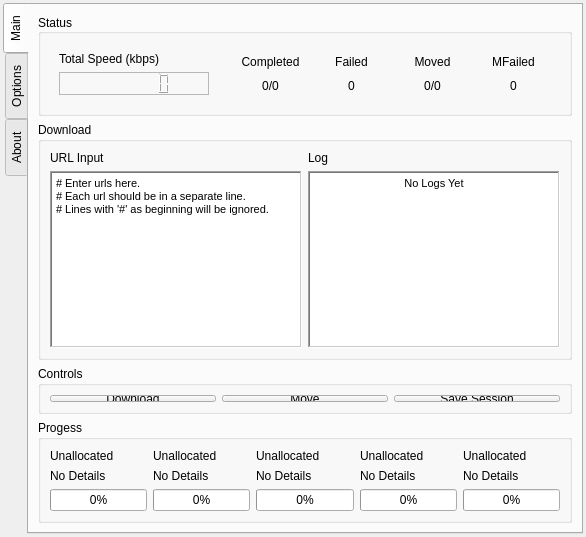
<?xml version="1.0" encoding="UTF-8"?>
<ui version="4.0">
 <class>DownloaderGUI</class>
 <widget class="QWidget" name="DownloaderGUI">
  <property name="geometry">
   <rect>
    <x>0</x>
    <y>0</y>
    <width>586</width>
    <height>537</height>
   </rect>
  </property>
  <property name="windowTitle">
   <string>Youtube Downloader | by T90</string>
  </property>
  <property name="autoFillBackground">
   <bool>false</bool>
  </property>
  <property name="styleSheet">
   <string notr="true"/>
  </property>
  <layout class="QHBoxLayout" name="horizontalLayout_8">
   <property name="spacing">
    <number>0</number>
   </property>
   <property name="leftMargin">
    <number>3</number>
   </property>
   <property name="topMargin">
    <number>3</number>
   </property>
   <property name="rightMargin">
    <number>3</number>
   </property>
   <property name="bottomMargin">
    <number>3</number>
   </property>
   <item>
    <widget class="QTabWidget" name="tabs">
     <property name="layoutDirection">
      <enum>Qt::LeftToRight</enum>
     </property>
     <property name="autoFillBackground">
      <bool>true</bool>
     </property>
     <property name="tabPosition">
      <enum>QTabWidget::West</enum>
     </property>
     <property name="tabShape">
      <enum>QTabWidget::Rounded</enum>
     </property>
     <property name="currentIndex">
      <number>0</number>
     </property>
     <property name="elideMode">
      <enum>Qt::ElideLeft</enum>
     </property>
     <property name="documentMode">
      <bool>false</bool>
     </property>
     <property name="tabsClosable">
      <bool>false</bool>
     </property>
     <widget class="QWidget" name="dtab">
      <attribute name="title">
       <string>Main</string>
      </attribute>
      <attribute name="toolTip">
       <string>Main Downloader</string>
      </attribute>
      <layout class="QVBoxLayout" name="verticalLayout_2">
       <item>
        <widget class="QGroupBox" name="statusbox">
         <property name="minimumSize">
          <size>
           <width>0</width>
           <height>30</height>
          </size>
         </property>
         <property name="title">
          <string>Status</string>
         </property>
         <property name="alignment">
          <set>Qt::AlignLeading|Qt::AlignLeft|Qt::AlignVCenter</set>
         </property>
         <property name="flat">
          <bool>false</bool>
         </property>
         <layout class="QHBoxLayout" name="horizontalLayout_5">
          <item>
           <widget class="QWidget" name="widget" native="true">
            <property name="sizePolicy">
             <sizepolicy hsizetype="Preferred" vsizetype="Preferred">
              <horstretch>1</horstretch>
              <verstretch>0</verstretch>
             </sizepolicy>
            </property>
            <property name="cursor">
             <cursorShape>ForbiddenCursor</cursorShape>
            </property>
            <layout class="QVBoxLayout" name="verticalLayout">
             <item>
              <widget class="QLabel" name="label_11">
               <property name="sizePolicy">
                <sizepolicy hsizetype="Preferred" vsizetype="Preferred">
                 <horstretch>0</horstretch>
                 <verstretch>1</verstretch>
                </sizepolicy>
               </property>
               <property name="text">
                <string>Total Speed (kbps)</string>
               </property>
              </widget>
             </item>
             <item>
              <widget class="QLCDNumber" name="speed">
               <property name="sizePolicy">
                <sizepolicy hsizetype="Preferred" vsizetype="Preferred">
                 <horstretch>0</horstretch>
                 <verstretch>3</verstretch>
                </sizepolicy>
               </property>
               <property name="frameShape">
                <enum>QFrame::StyledPanel</enum>
               </property>
               <property name="frameShadow">
                <enum>QFrame::Sunken</enum>
               </property>
               <property name="smallDecimalPoint">
                <bool>false</bool>
               </property>
               <property name="digitCount">
                <number>7</number>
               </property>
               <property name="segmentStyle">
                <enum>QLCDNumber::Filled</enum>
               </property>
               <property name="value" stdset="0">
                <double>0.000000000000000</double>
               </property>
               <property name="intValue" stdset="0">
                <number>0</number>
               </property>
              </widget>
             </item>
            </layout>
           </widget>
          </item>
          <item>
           <widget class="QWidget" name="widget_2" native="true">
            <property name="sizePolicy">
             <sizepolicy hsizetype="Preferred" vsizetype="Preferred">
              <horstretch>2</horstretch>
              <verstretch>0</verstretch>
             </sizepolicy>
            </property>
            <layout class="QGridLayout" name="gridLayout_3">
             <item row="0" column="0">
              <widget class="QLabel" name="label_7">
               <property name="text">
                <string>Completed</string>
               </property>
               <property name="alignment">
                <set>Qt::AlignCenter</set>
               </property>
               <property name="wordWrap">
                <bool>true</bool>
               </property>
              </widget>
             </item>
             <item row="0" column="1">
              <widget class="QLabel" name="label_8">
               <property name="text">
                <string>Failed</string>
               </property>
               <property name="alignment">
                <set>Qt::AlignCenter</set>
               </property>
               <property name="wordWrap">
                <bool>true</bool>
               </property>
              </widget>
             </item>
             <item row="0" column="2">
              <widget class="QLabel" name="label_9">
               <property name="text">
                <string>Moved</string>
               </property>
               <property name="alignment">
                <set>Qt::AlignCenter</set>
               </property>
               <property name="wordWrap">
                <bool>true</bool>
               </property>
              </widget>
             </item>
             <item row="0" column="3">
              <widget class="QLabel" name="label_10">
               <property name="text">
                <string>MFailed</string>
               </property>
               <property name="alignment">
                <set>Qt::AlignCenter</set>
               </property>
               <property name="wordWrap">
                <bool>true</bool>
               </property>
              </widget>
             </item>
             <item row="1" column="0">
              <widget class="QLabel" name="dcom">
               <property name="text">
                <string>0/0</string>
               </property>
               <property name="alignment">
                <set>Qt::AlignCenter</set>
               </property>
              </widget>
             </item>
             <item row="1" column="1">
              <widget class="QLabel" name="dfail">
               <property name="text">
                <string>0</string>
               </property>
               <property name="alignment">
                <set>Qt::AlignCenter</set>
               </property>
              </widget>
             </item>
             <item row="1" column="2">
              <widget class="QLabel" name="mcom">
               <property name="text">
                <string>0/0</string>
               </property>
               <property name="alignment">
                <set>Qt::AlignCenter</set>
               </property>
              </widget>
             </item>
             <item row="1" column="3">
              <widget class="QLabel" name="mfail">
               <property name="text">
                <string>0</string>
               </property>
               <property name="alignment">
                <set>Qt::AlignCenter</set>
               </property>
              </widget>
             </item>
            </layout>
           </widget>
          </item>
         </layout>
        </widget>
       </item>
       <item>
        <widget class="QGroupBox" name="io">
         <property name="title">
          <string>Download</string>
         </property>
         <property name="flat">
          <bool>false</bool>
         </property>
         <layout class="QVBoxLayout" name="verticalLayout_4">
          <item>
           <layout class="QHBoxLayout" name="horizontalLayout">
            <item>
             <widget class="QLabel" name="label_6">
              <property name="text">
               <string>URL Input</string>
              </property>
             </widget>
            </item>
            <item>
             <widget class="QLabel" name="label_5">
              <property name="text">
               <string>Log</string>
              </property>
             </widget>
            </item>
           </layout>
          </item>
          <item>
           <layout class="QHBoxLayout" name="horizontalLayout_3">
            <item>
             <widget class="QTextEdit" name="urlbox">
              <property name="cursor" stdset="0">
               <cursorShape>IBeamCursor</cursorShape>
              </property>
              <property name="frameShape">
               <enum>QFrame::WinPanel</enum>
              </property>
              <property name="frameShadow">
               <enum>QFrame::Sunken</enum>
              </property>
              <property name="tabChangesFocus">
               <bool>true</bool>
              </property>
              <property name="html">
               <string>&lt;!DOCTYPE HTML PUBLIC &quot;-//W3C//DTD HTML 4.0//EN&quot; &quot;http://www.w3.org/TR/REC-html40/strict.dtd&quot;&gt;
&lt;html&gt;&lt;head&gt;&lt;meta name=&quot;qrichtext&quot; content=&quot;1&quot; /&gt;&lt;style type=&quot;text/css&quot;&gt;
p, li { white-space: pre-wrap; }
&lt;/style&gt;&lt;/head&gt;&lt;body style=&quot; font-family:'MS Shell Dlg 2'; font-size:8.25pt; font-weight:400; font-style:normal;&quot;&gt;
&lt;p style=&quot; margin-top:0px; margin-bottom:0px; margin-left:0px; margin-right:0px; -qt-block-indent:0; text-indent:0px;&quot;&gt;&lt;span style=&quot; font-size:8pt;&quot;&gt;# Enter urls here. &lt;/span&gt;&lt;/p&gt;
&lt;p style=&quot; margin-top:0px; margin-bottom:0px; margin-left:0px; margin-right:0px; -qt-block-indent:0; text-indent:0px;&quot;&gt;&lt;span style=&quot; font-size:8pt;&quot;&gt;# Each url should be in a separate line.&lt;/span&gt;&lt;/p&gt;
&lt;p style=&quot; margin-top:0px; margin-bottom:0px; margin-left:0px; margin-right:0px; -qt-block-indent:0; text-indent:0px;&quot;&gt;&lt;span style=&quot; font-size:8pt;&quot;&gt;# Lines with '#' as beginning will be ignored.&lt;/span&gt;&lt;/p&gt;
&lt;p style=&quot;-qt-paragraph-type:empty; margin-top:0px; margin-bottom:0px; margin-left:0px; margin-right:0px; -qt-block-indent:0; text-indent:0px; font-size:8pt;&quot;&gt;&lt;br /&gt;&lt;/p&gt;
&lt;p style=&quot;-qt-paragraph-type:empty; margin-top:0px; margin-bottom:0px; margin-left:0px; margin-right:0px; -qt-block-indent:0; text-indent:0px; font-size:8pt;&quot;&gt;&lt;br /&gt;&lt;/p&gt;&lt;/body&gt;&lt;/html&gt;</string>
              </property>
              <property name="textInteractionFlags">
               <set>Qt::LinksAccessibleByKeyboard|Qt::LinksAccessibleByMouse|Qt::TextBrowserInteraction|Qt::TextEditable|Qt::TextEditorInteraction|Qt::TextSelectableByKeyboard|Qt::TextSelectableByMouse</set>
              </property>
             </widget>
            </item>
            <item>
             <widget class="QTextEdit" name="logbox">
              <property name="font">
               <font>
                <family>Arial</family>
                <pointsize>8</pointsize>
                <italic>true</italic>
               </font>
              </property>
              <property name="cursor" stdset="0">
               <cursorShape>BusyCursor</cursorShape>
              </property>
              <property name="frameShape">
               <enum>QFrame::WinPanel</enum>
              </property>
              <property name="frameShadow">
               <enum>QFrame::Sunken</enum>
              </property>
              <property name="readOnly">
               <bool>true</bool>
              </property>
              <property name="html">
               <string>&lt;!DOCTYPE HTML PUBLIC &quot;-//W3C//DTD HTML 4.0//EN&quot; &quot;http://www.w3.org/TR/REC-html40/strict.dtd&quot;&gt;
&lt;html&gt;&lt;head&gt;&lt;meta name=&quot;qrichtext&quot; content=&quot;1&quot; /&gt;&lt;style type=&quot;text/css&quot;&gt;
p, li { white-space: pre-wrap; }
&lt;/style&gt;&lt;/head&gt;&lt;body style=&quot; font-family:'Arial'; font-size:8pt; font-weight:400; font-style:italic;&quot;&gt;
&lt;p align=&quot;center&quot; style=&quot; margin-top:0px; margin-bottom:0px; margin-left:0px; margin-right:0px; -qt-block-indent:0; text-indent:0px;&quot;&gt;&lt;span style=&quot; font-style:normal;&quot;&gt;No Logs Yet&lt;/span&gt;&lt;/p&gt;&lt;/body&gt;&lt;/html&gt;</string>
              </property>
             </widget>
            </item>
           </layout>
          </item>
         </layout>
        </widget>
       </item>
       <item>
        <widget class="QGroupBox" name="buttons">
         <property name="minimumSize">
          <size>
           <width>0</width>
           <height>30</height>
          </size>
         </property>
         <property name="title">
          <string>Controls</string>
         </property>
         <property name="flat">
          <bool>false</bool>
         </property>
         <layout class="QHBoxLayout" name="horizontalLayout_6">
          <item>
           <widget class="QPushButton" name="downbtn">
            <property name="cursor">
             <cursorShape>PointingHandCursor</cursorShape>
            </property>
            <property name="text">
             <string>Download</string>
            </property>
            <property name="checkable">
             <bool>true</bool>
            </property>
            <property name="default">
             <bool>false</bool>
            </property>
            <property name="flat">
             <bool>false</bool>
            </property>
           </widget>
          </item>
          <item>
           <widget class="QPushButton" name="movebtn">
            <property name="cursor">
             <cursorShape>PointingHandCursor</cursorShape>
            </property>
            <property name="text">
             <string>Move</string>
            </property>
            <property name="checkable">
             <bool>true</bool>
            </property>
            <property name="default">
             <bool>false</bool>
            </property>
            <property name="flat">
             <bool>false</bool>
            </property>
           </widget>
          </item>
          <item>
           <widget class="QPushButton" name="session">
            <property name="cursor">
             <cursorShape>PointingHandCursor</cursorShape>
            </property>
            <property name="text">
             <string>Save Session</string>
            </property>
            <property name="default">
             <bool>false</bool>
            </property>
            <property name="flat">
             <bool>false</bool>
            </property>
           </widget>
          </item>
         </layout>
         <zorder>session</zorder>
         <zorder>movebtn</zorder>
         <zorder>downbtn</zorder>
        </widget>
       </item>
       <item>
        <widget class="QGroupBox" name="progress">
         <property name="title">
          <string>Progess</string>
         </property>
         <layout class="QGridLayout" name="gridLayout">
          <item row="2" column="1">
           <widget class="QProgressBar" name="p2">
            <property name="value">
             <number>0</number>
            </property>
            <property name="alignment">
             <set>Qt::AlignCenter</set>
            </property>
            <property name="orientation">
             <enum>Qt::Horizontal</enum>
            </property>
            <property name="invertedAppearance">
             <bool>false</bool>
            </property>
            <property name="textDirection">
             <enum>QProgressBar::TopToBottom</enum>
            </property>
            <property name="format">
             <string>%p%</string>
            </property>
           </widget>
          </item>
          <item row="2" column="3">
           <widget class="QProgressBar" name="p4">
            <property name="value">
             <number>0</number>
            </property>
            <property name="alignment">
             <set>Qt::AlignCenter</set>
            </property>
            <property name="orientation">
             <enum>Qt::Horizontal</enum>
            </property>
            <property name="invertedAppearance">
             <bool>false</bool>
            </property>
            <property name="textDirection">
             <enum>QProgressBar::TopToBottom</enum>
            </property>
            <property name="format">
             <string>%p%</string>
            </property>
           </widget>
          </item>
          <item row="2" column="4">
           <widget class="QProgressBar" name="p5">
            <property name="value">
             <number>0</number>
            </property>
            <property name="alignment">
             <set>Qt::AlignCenter</set>
            </property>
            <property name="orientation">
             <enum>Qt::Horizontal</enum>
            </property>
            <property name="invertedAppearance">
             <bool>false</bool>
            </property>
            <property name="textDirection">
             <enum>QProgressBar::TopToBottom</enum>
            </property>
            <property name="format">
             <string>%p%</string>
            </property>
           </widget>
          </item>
          <item row="2" column="0">
           <widget class="QProgressBar" name="p1">
            <property name="value">
             <number>0</number>
            </property>
            <property name="alignment">
             <set>Qt::AlignCenter</set>
            </property>
            <property name="orientation">
             <enum>Qt::Horizontal</enum>
            </property>
            <property name="invertedAppearance">
             <bool>false</bool>
            </property>
            <property name="textDirection">
             <enum>QProgressBar::TopToBottom</enum>
            </property>
            <property name="format">
             <string>%p%</string>
            </property>
           </widget>
          </item>
          <item row="2" column="2">
           <widget class="QProgressBar" name="p3">
            <property name="value">
             <number>0</number>
            </property>
            <property name="alignment">
             <set>Qt::AlignCenter</set>
            </property>
            <property name="orientation">
             <enum>Qt::Horizontal</enum>
            </property>
            <property name="invertedAppearance">
             <bool>false</bool>
            </property>
            <property name="textDirection">
             <enum>QProgressBar::TopToBottom</enum>
            </property>
            <property name="format">
             <string>%p%</string>
            </property>
           </widget>
          </item>
          <item row="0" column="0">
           <widget class="QLabel" name="p1l">
            <property name="text">
             <string>Unallocated</string>
            </property>
           </widget>
          </item>
          <item row="0" column="1">
           <widget class="QLabel" name="p2l">
            <property name="text">
             <string>Unallocated</string>
            </property>
           </widget>
          </item>
          <item row="0" column="2">
           <widget class="QLabel" name="p3l">
            <property name="text">
             <string>Unallocated</string>
            </property>
           </widget>
          </item>
          <item row="0" column="3">
           <widget class="QLabel" name="p4l">
            <property name="text">
             <string>Unallocated</string>
            </property>
           </widget>
          </item>
          <item row="0" column="4">
           <widget class="QLabel" name="p5l">
            <property name="text">
             <string>Unallocated</string>
            </property>
           </widget>
          </item>
          <item row="1" column="0">
           <widget class="QLabel" name="p1d">
            <property name="text">
             <string>No Details</string>
            </property>
           </widget>
          </item>
          <item row="1" column="1">
           <widget class="QLabel" name="p2d">
            <property name="text">
             <string>No Details</string>
            </property>
           </widget>
          </item>
          <item row="1" column="2">
           <widget class="QLabel" name="p3d">
            <property name="text">
             <string>No Details</string>
            </property>
           </widget>
          </item>
          <item row="1" column="3">
           <widget class="QLabel" name="p4d">
            <property name="text">
             <string>No Details</string>
            </property>
           </widget>
          </item>
          <item row="1" column="4">
           <widget class="QLabel" name="p5d">
            <property name="text">
             <string>No Details</string>
            </property>
           </widget>
          </item>
         </layout>
        </widget>
       </item>
      </layout>
     </widget>
     <widget class="QWidget" name="otab">
      <attribute name="title">
       <string>Options</string>
      </attribute>
      <attribute name="toolTip">
       <string>Options for Downloading and Moving</string>
      </attribute>
      <layout class="QVBoxLayout" name="verticalLayout_5">
       <item>
        <widget class="QGroupBox" name="groupBox">
         <property name="title">
          <string>Locations</string>
         </property>
         <layout class="QVBoxLayout" name="verticalLayout_6">
          <item>
           <widget class="QPushButton" name="dloc">
            <property name="toolTip">
             <string>Download Location</string>
            </property>
            <property name="text">
             <string>downloads</string>
            </property>
            <property name="flat">
             <bool>false</bool>
            </property>
           </widget>
          </item>
          <item>
           <widget class="QPushButton" name="msrc">
            <property name="toolTip">
             <string>Move SRC</string>
            </property>
            <property name="text">
             <string>downloads</string>
            </property>
           </widget>
          </item>
          <item>
           <widget class="QPushButton" name="mdest">
            <property name="toolTip">
             <string>Move Dest</string>
            </property>
            <property name="text">
             <string>F:\</string>
            </property>
           </widget>
          </item>
         </layout>
        </widget>
       </item>
       <item>
        <widget class="QGroupBox" name="groupBox_2">
         <property name="title">
          <string>Download</string>
         </property>
         <layout class="QHBoxLayout" name="horizontalLayout_2">
          <item>
           <layout class="QVBoxLayout" name="verticalLayout_7">
            <item>
             <widget class="QPushButton" name="pushButton_3">
              <property name="text">
               <string>PushButton</string>
              </property>
             </widget>
            </item>
           </layout>
          </item>
          <item>
           <layout class="QVBoxLayout" name="verticalLayout_8"/>
          </item>
         </layout>
        </widget>
       </item>
       <item>
        <widget class="QGroupBox" name="groupBox_3">
         <property name="title">
          <string>SuperUser</string>
         </property>
         <layout class="QHBoxLayout" name="horizontalLayout_4">
          <item>
           <widget class="QLabel" name="label">
            <property name="text">
             <string>SuperUser Password</string>
            </property>
           </widget>
          </item>
          <item>
           <widget class="QLineEdit" name="lineEdit"/>
          </item>
          <item>
           <widget class="QPushButton" name="pushButton">
            <property name="text">
             <string>Activate SuperUser</string>
            </property>
           </widget>
          </item>
         </layout>
        </widget>
       </item>
       <item>
        <widget class="QGroupBox" name="groupBox_5">
         <property name="title">
          <string>GroupBox</string>
         </property>
        </widget>
       </item>
       <item>
        <widget class="QGroupBox" name="groupBox_4">
         <property name="title">
          <string>GroupBox</string>
         </property>
        </widget>
       </item>
      </layout>
     </widget>
     <widget class="QWidget" name="atab">
      <attribute name="title">
       <string>About</string>
      </attribute>
      <attribute name="toolTip">
       <string>Help and About</string>
      </attribute>
     </widget>
    </widget>
   </item>
  </layout>
 </widget>
 <resources/>
 <connections/>
</ui>
